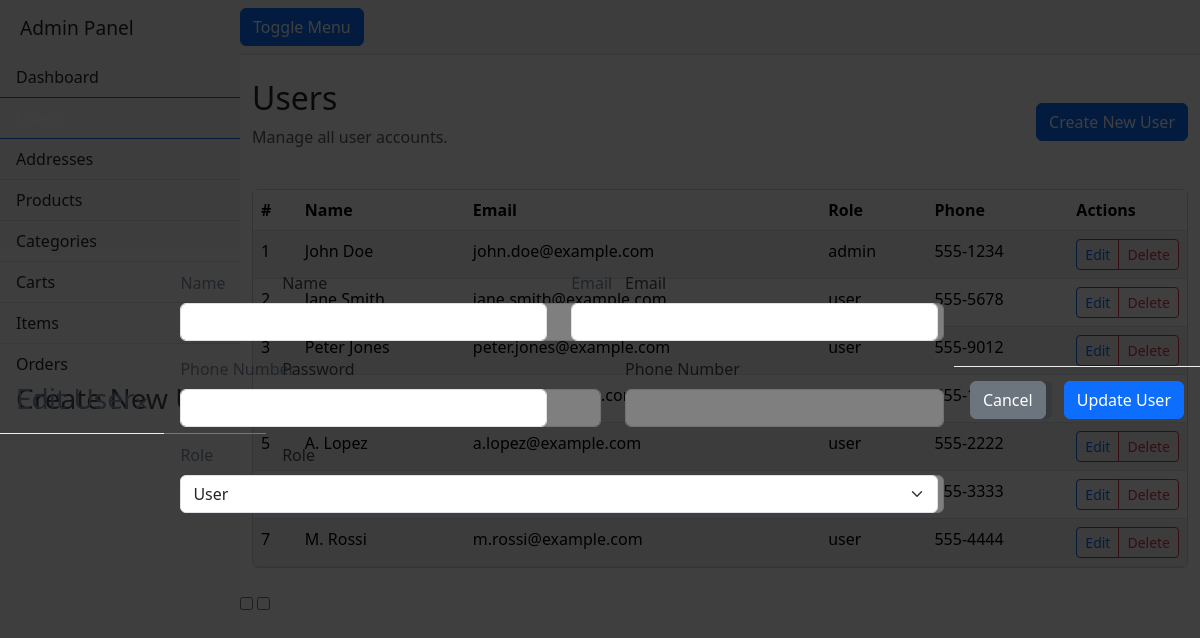
Screenshot of /old/users.php with the database file from the repository.
### tables this page shows
CREATE TABLE `users` (
  `id` int(11) NOT NULL AUTO_INCREMENT,
  `name` varchar(255) NOT NULL,
  `email` varchar(255) NOT NULL,
  `password` varchar(255) NOT NULL,
  `role` varchar(50) NOT NULL DEFAULT 'user',
  `phone_number` varchar(50) DEFAULT NULL,
  PRIMARY KEY (`id`),
  UNIQUE KEY `email` (`email`)
);

### old/users.php (the view, shortened to what this page needs)
<?php
require __DIR__ . '/partials/header.php';
require __DIR__ . '/partials/sidebar.php';
require __DIR__ . '/db.php';
$users_query = $conn->query("SELECT id, name, email, role, phone_number FROM users");
$users = [];
while ($row = $users_query->fetch_assoc()) {
    $users[] = $row;
}
?>
<div class="container-fluid py-4">
    <div class="row">
        <div class="col-12">
            <div class="page-header d-flex justify-content-between align-items-center mb-4">
                <div>
                    <h1 class="h2">Users</h1>
                    <p class="text-muted">Manage all user accounts.</p>
                </div>
                <label for="modal-create" class="btn btn-primary">Create New User</label>
            </div>
        </div>
    </div>
    <div class="row">
        <div class="col-12">
            <div class="card">
                <div class="table-wrap">
                    <table class="table table-striped table-hover mb-0">
                        <thead>
                            <tr>
                                <th>#</th>
                                <th>Name</th>
                                <th>Email</th>
                                <th>Role</th>
                                <th>Phone</th>
                                <th style="width:1%">Actions</th>
                            </tr>
                        </thead>
                        <tbody>
                            <?php foreach ($users as $i => $user): ?>
                                <tr>
                                    <td><?= $i + 1 ?></td>
                                    <td><?= htmlspecialchars($user['name']) ?></td>
                                    <td><?= htmlspecialchars($user['email']) ?></td>
                                    <td><?= htmlspecialchars($user['role']) ?></td>
                                    <td><?= htmlspecialchars($user['phone_number']) ?></td>
                                    <td>
                                        <div class="btn-group">
                                            <label for="modal-edit" class="btn btn-sm btn-outline-primary"
                                                onclick='editUser(<?= json_encode($user) ?>)'>Edit</label>
                                            <a href="?delete=<?= $user['id'] ?>" class="btn btn-sm btn-outline-danger"
                                               onclick="return confirm('Are you sure you want to delete this user?');">Delete</a>
                                        </div>
                                    </td>
                                </tr>
                            <?php endforeach; ?>
                        </tbody>
                    </table>
                </div>
            </div>
        </div>
    </div>
</div>
<input class="modal-state" id="modal-create" type="checkbox">
<div class="modal d-flex" role="dialog" aria-modal="true" aria-labelledby="modal-title-create">
    <div class="modal-header">
        <div class="modal-title-row">
            <h3 id="modal-title-create">Create New User</h3>
        </div>
        <label for="modal-create" class="modal-close" aria-label="Close">×</label>
    </div>
    <form id="create-user-form" class="modal-body form" method="post" action="#">
        <div class="row">
            <div class="col-md-6 mb-3">
                <label class="form-label">Name</label>
            </div>
            <div class="col-md-6 mb-3">
                <label class="form-label">Email</label>
            </div>
            <div class="col-md-6 mb-3">
                <label class="form-label">Password</label>
            </div>
            <div class="col-md-6 mb-3">
                <label class="form-label">Phone Number</label>
                <input type="text" class="form-control" name="phone_number">
            </div>
            <div class="col-12 mb-3">
                <label class="form-label">Role</label>
            </div>
        </div>
    </form>
    <div class="modal-footer">
        <label for="modal-create" class="btn btn-secondary">Cancel</label>
        <button class="btn btn-primary" type="submit" form="create-user-form">Create User</button>
    </div>
</div>
<input class="modal-state" id="modal-edit" type="checkbox">
<div class="modal d-flex" role="dialog" aria-modal="true" aria-labelledby="modal-title-edit">
    <div class="modal-header">
        <div class="modal-title-row">
            <h3 id="modal-title-edit">Edit User</h3>
        </div>
        <label for="modal-edit" class="modal-close" aria-label="Close">×</label>
    </div>
    <form id="edit-user-form" class="modal-body form" method="post" action="#">
        <div class="row">
            <div class="col-md-6 mb-3">
                <label class="form-label">Name</label>
                <input type="text" class="form-control" name="name" id="edit-name" required>
            </div>
            <div class="col-md-6 mb-3">
                <label class="form-label">Email</label>
                <input type="email" class="form-control" name="email" id="edit-email" required>
            </div>
            <div class="col-md-6 mb-3">
                <label class="form-label">Phone Number</label>
                <input type="text" class="form-control" name="phone_number" id="edit-phone">
            </div>
            <div class="col-12 mb-3">
                <label class="form-label">Role</label>
                <select class="form-select" name="role" id="edit-role" required>
                    <option value="user">User</option>
                </select>
            </div>
        </div>
    </form>
    <div class="modal-footer">
        <label for="modal-edit" class="btn btn-secondary">Cancel</label>
        <button class="btn btn-primary" type="submit" form="edit-user-form">Update User</button>
    </div>
</div>
<?php
require __DIR__ . '/partials/footer.php';
?>

### old/assets/css/style.css (style rules this page uses)
body { overflow-x: hidden; }
.modal { position: fixed; top: 0; left: 0; width: 100%; height: 100%; display: none; align-items: center; justify-content: center; background-color: rgba(0, 0, 0, 0.5); z-index: 1000; }
.modal-header { display: flex; justify-content: space-between; align-items: center; padding-bottom: 10px; border-bottom: 1px solid #eee; }
.modal-footer { display: flex; justify-content: flex-end; gap: 10px; padding-top: 10px; border-top: 1px solid #eee; }
.modal-close { cursor: pointer; font-size: 1.5rem; }

### rows the page displays
users: name "John Doe", email "john.doe@example.com", role "admin", phone_number "555-1234"
users: name "Jane Smith", email "jane.smith@example.com", role "user", phone_number "555-5678"
users: name "Peter Jones", email "peter.jones@example.com", role "user", phone_number "555-9012"
users: name "A. Lopez", email "a.lopez@example.com", role "user", phone_number "555-2222"
users: phone_number "555-3333"
users: name "M. Rossi", email "m.rossi@example.com", role "user", phone_number "555-4444"
